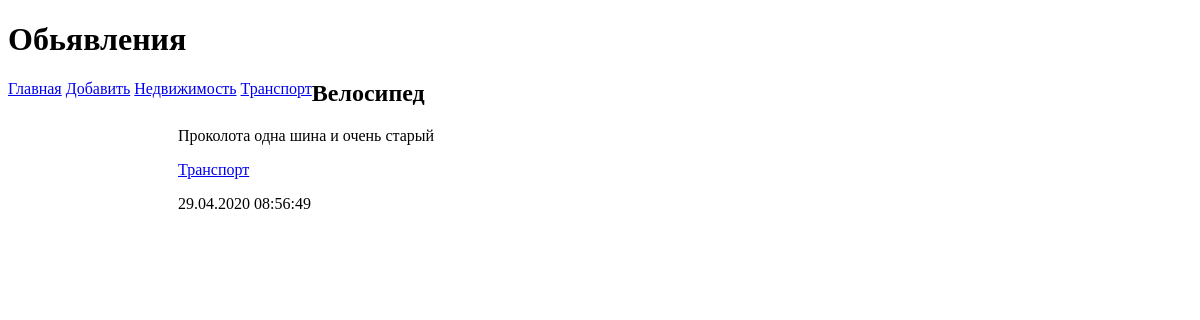
The page /bboard/2/ on the database its author committed.
### bboard/models.py (models this page shows, shortened)
class Rubric(models.Model):
	name = models.CharField("Название", max_length=20, db_index=True)
	class Meta:
		verbose_name = "Рубрика"
		verbose_name_plural = "Рубрики"
		ordering = ["name"]

class Bd(models.Model):
	title = models.CharField("Товар", max_length=50)
	content = models.TextField("Описание", null=True, blank=True)
	price = models.FloatField("Цена", null=True, blank=True)
	published = models.DateTimeField("Опубликовано", auto_now_add=True, db_index=True)
	rubric = models.ForeignKey(Rubric, null=True,
								on_delete=models.PROTECT, verbose_name="Рубрика")
	class Meta:
		verbose_name = "Обьявление"
		verbose_name_plural = "Обьявления"
		ordering = ["-published"]

### bboard/views.py (the view)
# urls.py: path('<int:rubric_id>/', by_rubric, name="by_rubric"),
def by_rubric(request, rubric_id):
	bbs = Bd.objects.filter(rubric=rubric_id)
	rubrics = Rubric.objects.all()
	current_rubric = Rubric.objects.get(id=rubric_id)
	context = {'bbs': bbs, 'rubrics': rubrics, 'current_rubric': 'current_rubric'}
	return render(request, 'bboard/by_rubric.html', context)

### bboard/templates/bboard/by_rubric.html (shortened to what this page needs)
{% extends "bboard/layout/basic.html" %}
{% block content %}
	{% for bb in bbs %}
	<div>
		<h2>{{ bb.title }}</h2>
		<p>{{ bb.content }}</p>
		<p><a href="{% url 'by_rubric' bb.rubric.id%}">{{bb.rubric.name}}</a></p>
		<p>{{ bb.published|date:"d.m.Y H:i:s" }}</p>
	</div>
	{% endfor %}
{% endblock %}

### bboard/templates/bboard/layout/basic.html (shortened to what this page needs)
{% load static %}
<!DOCTYPE html>
<html>
<head>
	<link rel="stylesheet" type="text/css" href="{% static 'samplesite/bboard/templates/bboard/style.css' %}">
</head>
<body>
	<header>
		<h1>Обьявления</h1>
	</header>
	<nav>
		<a href="{% url 'index' %}">Главная</a>
		<a href="{% url 'add' %}">Добавить</a>
		{% for rubric in rubrics %}
		<a href="{% url 'by_rubric' rubric.id%}">{{rubric.name}}</a>
		{% endfor %}
	</nav>
	<section>
		{% block content %}
		{% endblock %}
	</section>
</body>
</html>

### bboard/templates/bboard/style.css (style rules this page uses)
nav { font-size: lбpt; width: 150рх; float: left; }
section { margin-left: 170px; }

### rows shown on the page
Rubric: name "Недвижимость"
Rubric: name "Транспорт"
Bd: title "Велосипед", content "Проколота одна шина и очень старый", rubric.name "Транспорт", published "29.04.2020 08:56:49"
